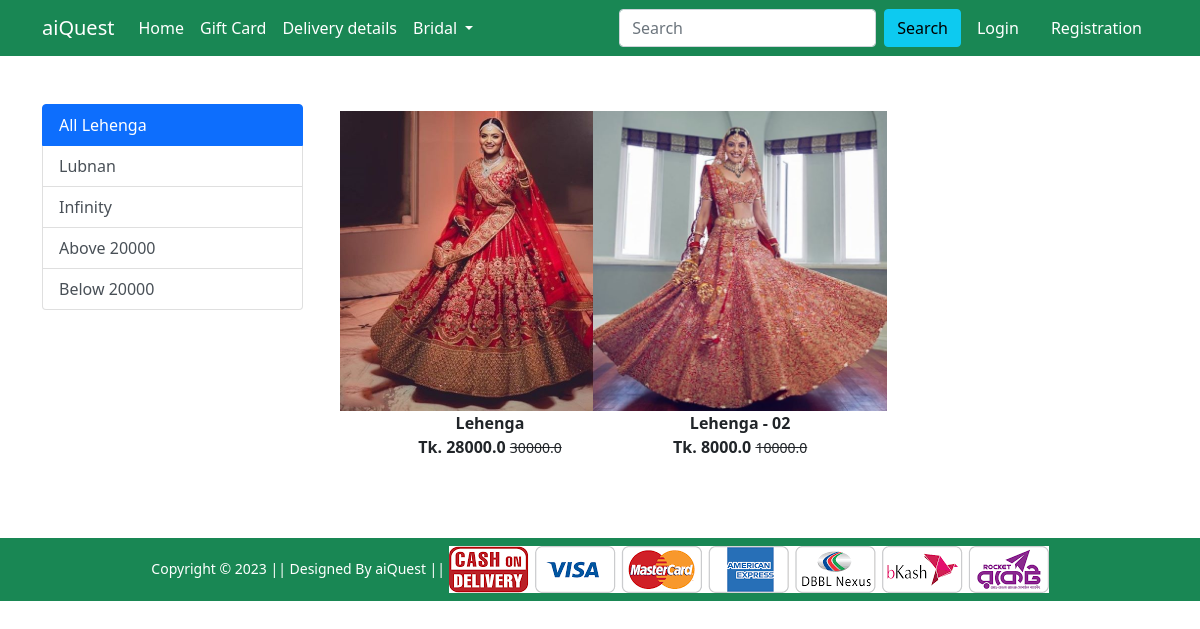
The app's page /lehenga/ with its own data.
### Shop/models.py (models this page shows, shortened)
class Product(models.Model):
    title = models.CharField(max_length=100)
    selling_price = models.FloatField()
    discounted_price = models.FloatField()
    description = models.TextField()
    brand = models.CharField(max_length=100)
    category = models.CharField(choices=CATEGORY_CHOICES,max_length=2)
    product_image = models.ImageField(upload_to='productimg')

### Shop/views.py (the view)
# urls.py: path('lehenga/', views.lehenga, name='lehenga'),
def lehenga(request, data =None):
    if data == None:
        lehengas = Product.objects.filter(category = 'L')
    elif data == 'lubnan' or data == 'infinity_best_quality':
        lehengas = Product.objects.filter(category='L').filter(brand=data)
    elif data == 'below':
        lehengas = Product.objects.filter(category='L').filter(discounted_price__lt=20000)
    elif data == 'above':
        lehengas = Product.objects.filter(category='L').filter(discounted_price__gt=20000)
    return render(request, 'Shop/lehenga.html', {'lehengas':lehengas})

### Shop/templates/Shop/lehenga.html (shortened to what this page needs)
{% extends 'Shop/base.html' %}
{% load static %}
{% block main-content %}
<div class="container my-5">
    <div class="row">
        <div class="col-sm-3">
            <div class="list-group">
                <a href="{% url 'lehenga' %}" class="list-group-item list-group-item-action active" aria-current="true">
                    All Lehenga
                </a>
                <a href="{% url 'lehengaitem' 'lubnan' %}" class="list-group-item list-group-item-action">Lubnan</a>
                <a href="{% url 'lehengaitem' 'infinity_best_quality' %}" class="list-group-item list-group-item-action">Infinity</a>
                <a href="{% url 'lehengaitem' 'above' %}" class="list-group-item list-group-item-action">Above 20000</a>
                <a href="{% url 'lehengaitem' 'below' %}" class="list-group-item list-group-item-action">Below 20000</a>
            </div>
        </div>
        <div class="col-sm-8">
            <div class="row">
                {% for product in lehengas %}
                <div class="col-sm-4 text-center mb-4">
                    <a href="{% url 'product-detail' product.id %}" class="btn">
                        <div class="item">
                            <img src="{{product.product_image.url}}" alt="" height="300" class="">
                            <div class="fw-bold">{{product.title}}</div>
                            <div class="fw-bold">Tk. {{product.discounted_price}} <small
                                    class="fw-light text-decoration-line-through">{{product.selling_price}}</small>
                            </div>
                        </div>
                    </a>
                </div>
                {% endfor %}
            </div>
        </div>
    </div>
</div>
{% endblock main-content %}

### records on screen
Product: product_image (picture), title "Lehenga", discounted_price "28000.0", selling_price "30000.0"
Product: product_image (picture), title "Lehenga - 02", discounted_price "8000.0", selling_price "10000.0"
